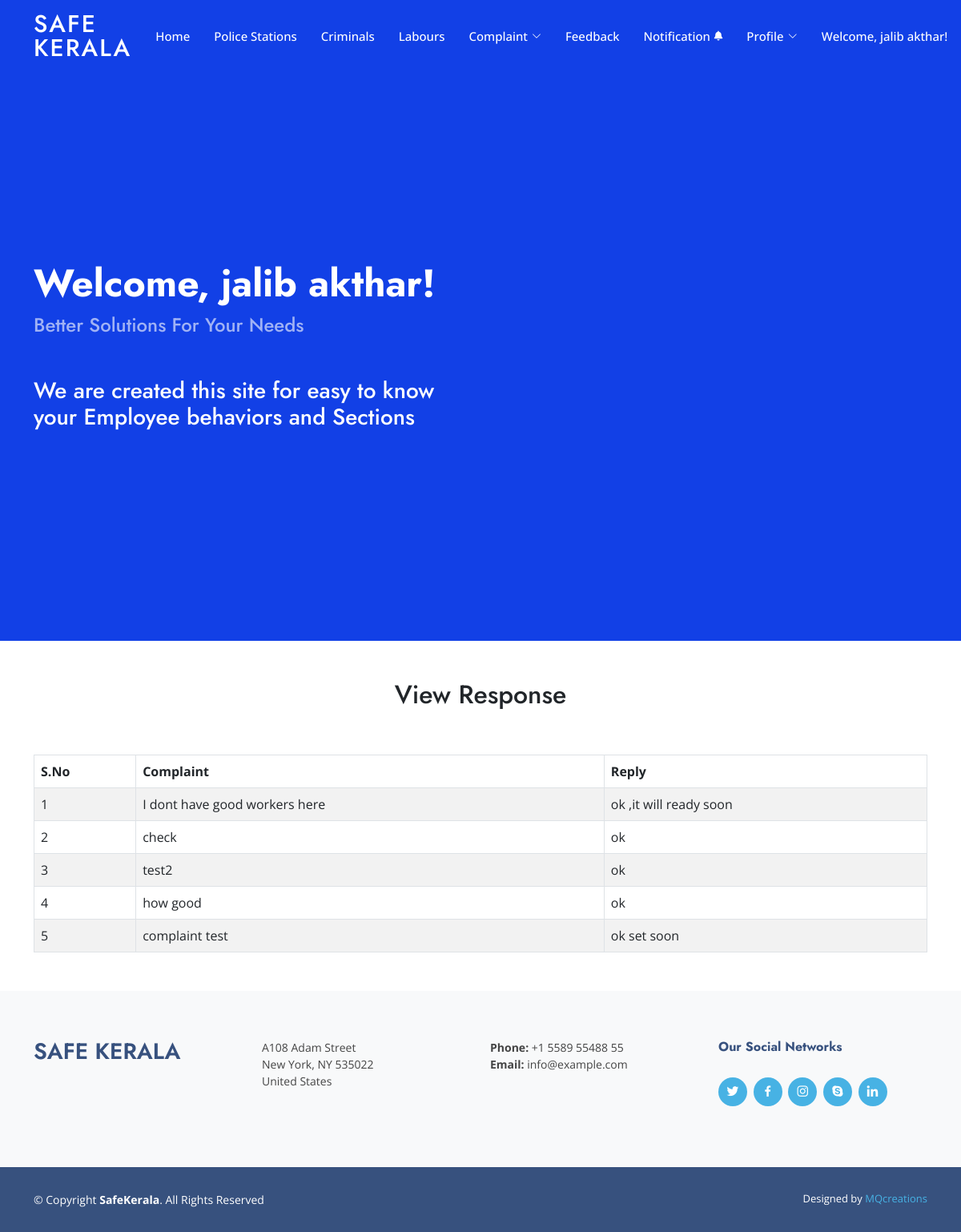
The page /user_url/view_response/ (signed in) on the database its author committed.
### safekerala_admin/models.py (models this page shows)
class ComplaintDB(models.Model):
    c_date = models.DateField(null=True, blank=True)
    c_complaint = models.CharField(max_length=200, blank=True, null=True)
    u_loginid = models.ForeignKey(UserDB, on_delete=models.CASCADE, null=True)
    c_reply = models.CharField(max_length=200, blank=True, null=True)
    c_status = models.CharField(max_length=10, blank=True, null=True)

### safekerala_user/views.py (the view)
# urls.py: path('view_response/', views.view_response, name="view_response"),
def view_response(request):
    user_id = request.session.get('user_id')
    complaints = ComplaintDB.objects.filter(u_loginid=user_id)
    return render(request, 'view_response.html', {'complaints': complaints})

### safekerala_user/templates/view_response.html
{% extends 'usr_index.html' %}
{% block content %}
  <h2 class="text-dark text-center pb-5">View Response</h2>
  <table class="table table-bordered table-striped">
    <thead>
      <tr>
        <th>S.No</th>
        <th>Complaint</th>
        <th>Reply</th>
      </tr>
    </thead>
    <tbody>
      {% for complaint in complaints %}
        <tr>
          <td>{{forloop.counter}}</td>
          <td>{{ complaint.c_complaint }}</td>
          <td>
            {% if complaint.c_reply == None %}
              <p>Pending</p>
            {% else %}
            {{ complaint.c_reply }}
            {% endif %}
          </td>
        </tr>
      {% endfor %}
    </tbody>
  </table>
{% endblock %}

### safekerala_admin/static/css/style.css (style rules this page uses)
body { font-family: "Open Sans", sans-serif; color: #444444; }
h1, h2, h3, h4, h5, h6 { font-family: "Jost", sans-serif; }

### rows shown on the page
ComplaintDB: c_complaint "I dont have good workers here", c_reply "ok ,it will ready soon"
ComplaintDB: c_complaint "check", c_reply "ok"
ComplaintDB: c_complaint "test2", c_reply "ok"
ComplaintDB: c_complaint "how good", c_reply "ok"
ComplaintDB: c_complaint "complaint test", c_reply "ok set soon"

### other values the page prints
{{ request.session.usr_name }} "jalib akthar"
